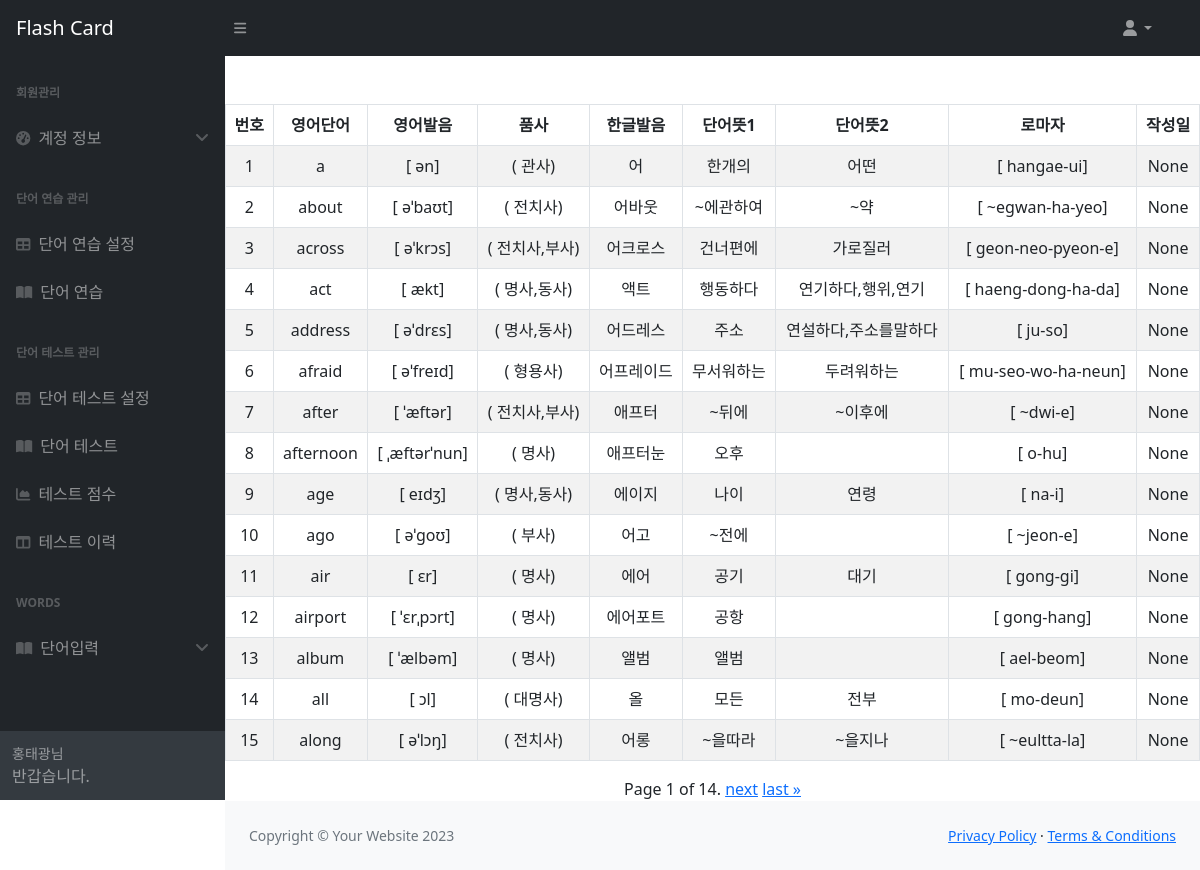
Screenshot of /words/ with the database file from the repository.
### words/models.py (models this page shows)
class Word(models.Model):
    en_word = models.CharField(max_length=30)
    en_phonetic = models.CharField(max_length=30)
    word_class = models.CharField(max_length=30)
    ko_phonetic = models.CharField(max_length=30)
    ko_word_1 = models.CharField(max_length=50)
    ko_word_2 = models.CharField(max_length=50)
    ko_romanize = models.CharField(max_length=50)
    reg_date = models.DateTimeField(auto_now_add=True)

### words/views.py (the view, shortened to what this page needs)
# urls.py: path("", views.WordList.as_view(), name="words"),
class WordList(View):
    def get(self, request):
        words = Word.objects.all()
        paginator = Paginator(words, 15)
        page_number = request.GET.get("page")
        word_list = paginator.get_page(page_number)
        context = {'word_list': word_list}
        return render(request, 'words/word_list.html', context)

### words/templates/words/word_list.html (shortened to what this page needs)
{% extends 'base.html' %}
{% block content %}
<table class="container table table-hover table-striped table-bordered text-center mt-5">
    <thead>
    <tr>
        <th scope="col" class="text-center">번호</th>
        <th scope="col" class="text-center">영어단어</th>
        <th scope="col" class="text-center">영어발음</th>
        <th scope="col" class="text-center">품사</th>
        <th scope="col" class="text-center">한글발음</th>
        <th scope="col" class="text-center">단어뜻1</th>
        <th scope="col" class="text-center">단어뜻2</th>
        <th scope="col" class="text-center">로마자</th>
        <th scope="col" class="text-center">작성일</th>
    </tr>
    </thead>
    {% for word in word_list %}
    <tr>
        <td scope="col" class="text-center"><span>{{ word.id }}</span></td>
        <td scope="col" class="text-center"><span>{{ word.en_word }}</span></td>
        <td scope="col" class="text-center"><span>[{{ word.en_phonetic }}]</span></td>
        <td scope="col" class="text-center"><span>({{word.word_class}})</span></td>
        <td scope="col" class="text-center"><span>{{ word.ko_phonetic }}</span></td>
        <td scope="col" class="text-center"><span>{{ word.ko_word_1 }}</span></td>
        <td scope="col" class="text-center"><span>{{ word.ko_word_2 }}</span></td>
        <td scope="col" class="text-center"><span>[{{ word.ko_romanize }}]</span></td>
        <td scope="col" class="text-center"><span>{{ word.reg_date }}</span></td>
    </tr>
    {% endfor %}
</table>
<div class="container text-center">
    <span>
        <span>
            Page {{ word_list.number }} of {{ word_list.paginator.num_pages }}.
        </span>
        {% if word_list.has_next %}
            <a href="?page={{ word_list.next_page_number }}">next</a>
            <a href="?page={{ word_list.paginator.num_pages }}">last &raquo;</a>
        {% endif %}
    </span>
</div>
{% endblock content %}

### rows the page displays
Word: id "1", en_word "a", en_phonetic "ən", word_class "관사", ko_phonetic "어", ko_word_1 "한개의", ko_word_2 "어떤", ko_romanize "hangae-ui", reg_date "None"
Word: id "2", en_word "about", en_phonetic "əˈbaʊt", word_class "전치사", ko_phonetic "어바웃", ko_word_1 "~에관하여", ko_word_2 "~약", ko_romanize "~egwan-ha-yeo", reg_date "None"
Word: id "3", en_word "across", en_phonetic "əˈkrɔs", word_class "전치사,부사", ko_phonetic "어크로스", ko_word_1 "건너편에", ko_word_2 "가로질러", ko_romanize "geon-neo-pyeon-e", reg_date "None"
Word: id "4", en_word "act", en_phonetic "ækt", word_class "명사,동사", ko_phonetic "액트", ko_word_1 "행동하다", ko_word_2 "연기하다,행위,연기", ko_romanize "haeng-dong-ha-da", reg_date "None"
Word: id "5", en_word "address", en_phonetic "əˈdrɛs", word_class "명사,동사", ko_phonetic "어드레스", ko_word_1 "주소", ko_word_2 "연설하다,주소를말하다", ko_romanize "ju-so", reg_date "None"
Word: id "6", en_word "afraid", en_phonetic "əˈfreɪd", word_class "형용사", ko_phonetic "어프레이드", ko_word_1 "무서워하는", ko_word_2 "두려워하는", ko_romanize "mu-seo-wo-ha-neun", reg_date "None"
Word: id "7", en_word "after", en_phonetic "ˈæftər", word_class "전치사,부사", ko_phonetic "애프터", ko_word_1 "~뒤에", ko_word_2 "~이후에", ko_romanize "~dwi-e", reg_date "None"
Word: id "8", en_word "afternoon", en_phonetic "ˌæftərˈnun", word_class "명사", ko_phonetic "애프터눈", ko_word_1 "오후", ko_romanize "o-hu", reg_date "None"
Word: id "9", en_word "age", en_phonetic "eɪdʒ", word_class "명사,동사", ko_phonetic "에이지", ko_word_1 "나이", ko_word_2 "연령", ko_romanize "na-i", reg_date "None"
Word: id "10", en_word "ago", en_phonetic "əˈgoʊ", word_class "부사", ko_phonetic "어고", ko_word_1 "~전에", ko_romanize "~jeon-e", reg_date "None"
Word: id "11", en_word "air", en_phonetic "ɛr", word_class "명사", ko_phonetic "에어", ko_word_1 "공기", ko_word_2 "대기", ko_romanize "gong-gi", reg_date "None"
Word: id "12", en_word "airport", en_phonetic "ˈɛrˌpɔrt", word_class "명사", ko_phonetic "에어포트", ko_word_1 "공항", ko_romanize "gong-hang", reg_date "None"
Word: id "13", en_word "album", en_phonetic "ˈælbəm", word_class "명사", ko_phonetic "앨범", ko_word_1 "앨범", ko_romanize "ael-beom", reg_date "None"
Word: id "14", en_word "all", en_phonetic "ɔl", word_class "대명사", ko_phonetic "올", ko_word_1 "모든", ko_word_2 "전부", ko_romanize "mo-deun", reg_date "None"
Word: id "15", en_word "along", en_phonetic "əˈlɔŋ", word_class "전치사", ko_phonetic "어롱", ko_word_1 "~을따라", ko_word_2 "~을지나", ko_romanize "~eultta-la", reg_date "None"

### other values shown
{{ word_list.number }} "1"
{{ word_list.paginator.num_pages }} "14"
